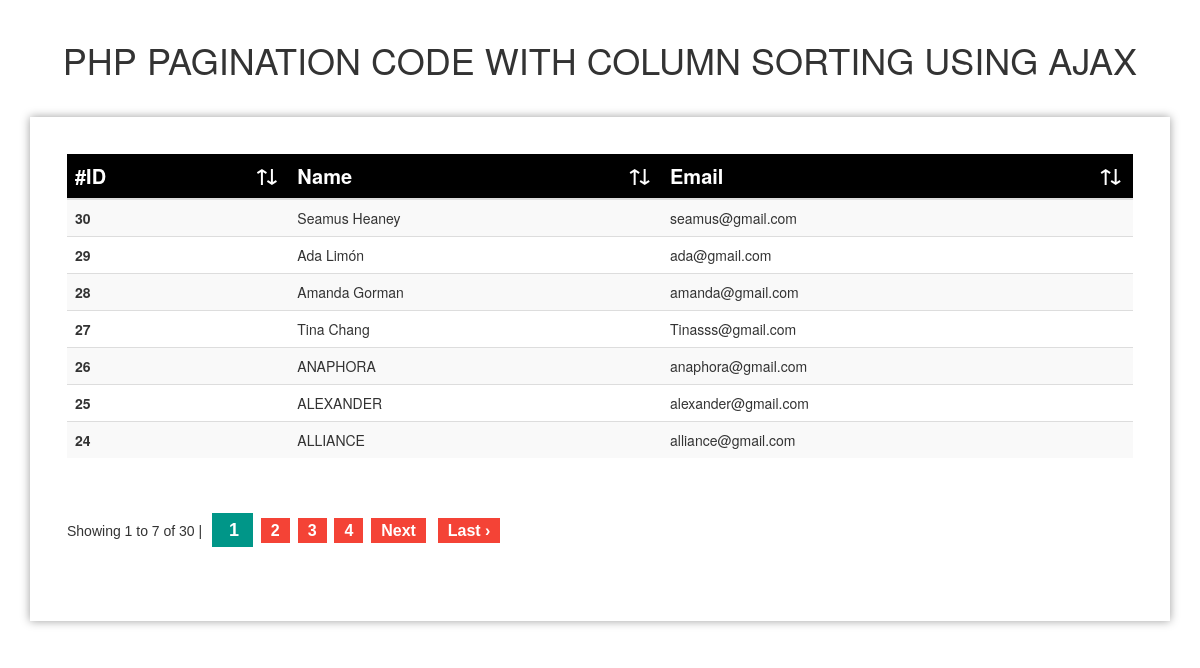
Screenshot of /ajax_pagination_with_column_sorting_php/index.php with the database file from the repository.
### tables this page shows
CREATE TABLE `register` (
  `id` int(255) NOT NULL,
  `name` varchar(255) NOT NULL,
  `email` varchar(255) NOT NULL
);

### ajax_pagination_with_column_sorting_php/index.php (the view, shortened to what this page needs)
<?php
include_once 'Pagination.php';
require_once 'dbConfig.php';
$limit = 7;
$query   = $db->query("SELECT COUNT(*) as rowNum FROM register");
$result  = $query->fetch_assoc();
$rowCount= $result['rowNum'];
$pagConfig = array(
    'totalRows' => $rowCount,
    'perPage' => $limit,
    'contentDiv' => 'dataContainer',
    'link_func' => 'columnSorting'
);
$pagination =  new Pagination($pagConfig);
$query = $db->query("SELECT * FROM register ORDER BY id DESC LIMIT $limit");
?>
<!DOCTYPE html>
<html lang="en-US">
<head>
<link rel="stylesheet" href="style.css">
<link rel="stylesheet" href="https://maxcdn.bootstrapcdn.com/bootstrap/3.4.1/css/bootstrap.min.css">
</head>
<body>
<div class="container">
    <h1>PHP Pagination Code with Column Sorting using AJAX</h1>
	<div class="datalist-wrapper">
		<div id="dataContainer">
			<table class="table table-striped sortable">
            <thead>
                <tr>
                    <th scope="col" class="sorting" coltype="id" colorder="">#ID</th>
                    <th scope="col" class="sorting" coltype="name" colorder=""> Name</th>
                    <th scope="col" class="sorting" coltype="email" colorder="">Email</th>
                </tr>
            </thead>
            <tbody>
                <?php
                if($query->num_rows > 0){
                    while($row = $query->fetch_assoc()){
                ?>
                    <tr>
                        <th scope="row"><?php echo $row["id"]; ?></th>
                        <td><?php echo $row["name"]; ?></td>
                        <td><?php echo $row["email"]; ?></td>
                    </tr>
                <?php
                    }
                }else{
                    echo '<tr><td colspan="6">No records found...</td></tr>';
                }
                ?>
            </tbody>
            </table>
            <?php echo $pagination->createLinks(); ?>
		</div>
	</div>
</div>
</body>
</html>

### ajax_pagination_with_column_sorting_php/Pagination.php (shortened to what this page needs)
<?php
class Pagination{
	var $baseURL		= '';
	var $totalRows  	= '';
	var $perPage	 	= 10;
	var $numLinks		=  3;
	var $currentPage	=  0;
	var $nextLink		= 'Next';
	var $lastLink		= 'Last &rsaquo;';
	var $fullTagOpen	= '<div class="pagination">';
	var $fullTagClose	= '</div>';
	var $lastTagOpen	= '&nbsp;';
	var $lastTagClose	= '';
	var $curTagOpen		= '&nbsp;<b>';
	var $curTagClose	= '</b>';
	var $nextTagOpen	= '&nbsp;';
	var $nextTagClose	= '&nbsp;';
	var $numTagOpen		= '&nbsp;';
	var $numTagClose	= '';
	var $anchorClass	= '';
	var $showCount      = true;
	var $contentDiv     = '';
	var $link_func      = '';
	function createLinks(){
		$numPages = ceil($this->totalRows / $this->perPage);
		$output = '';
		if ($this->showCount){
			$currentOffset = $this->currentPage;
			$info = 'Showing ' . ( $currentOffset + 1 ) . ' to ' ;
			if( ($currentOffset + $this->perPage) < $this->totalRows)
				$info .= $currentOffset + $this->perPage;
			else
				$info .= $this->totalRows;
				$info .= ' of ' . $this->totalRows . ' | ';
				$output .= $info;
		}
		$this->numLinks = (int)$this->numLinks;
		$this->currentPage = floor(($this->currentPage/$this->perPage) + 1);
		$start = (($this->currentPage - $this->numLinks) > 0) ? $this->currentPage - ($this->numLinks - 1) : 1;
		$end   = (($this->currentPage + $this->numLinks) < $numPages) ? $this->currentPage + $this->numLinks : $numPages;
		for ($loop = $start -1; $loop <= $end; $loop++){
			$i = ($loop * $this->perPage) - $this->perPage;
			if ($i >= 0){
				if ($this->currentPage == $loop){
					$output .= $this->curTagOpen.$loop.$this->curTagClose;
				}else{
					$n = ($i == 0) ? '' : $i;
					$output .= $this->numTagOpen
						. $this->getAJAXlink( $n, $loop )
						. $this->numTagClose;
				}
			}
		}
		if ($this->currentPage < $numPages){
			$output .= $this->nextTagOpen
				. $this->getAJAXlink( $this->currentPage * $this->perPage , $this->nextLink )
				. $this->nextTagClose;
		}
		if (($this->currentPage + $this->numLinks) < $numPages){
			$i = (($numPages * $this->perPage) - $this->perPage);
			$output .= $this->lastTagOpen . $this->getAJAXlink( $i, $this->lastLink ) . $this->lastTagClose;
		}
		$output = preg_replace("#([^:])//+#", "\\1/", $output);
		$output = $this->fullTagOpen.$output.$this->fullTagClose;
		return $output;
	}
	function getAJAXlink( $count, $text) {
		$pageCount = $count?$count:0;
		if(!empty($this->link_func)){
			$linkClick = 'onclick="'.$this->link_func.'('.$pageCount.')"';
		}else{
			$this->additionalParam = "{'page' : $pageCount}";
			$linkClick = "onclick=\"$.post('". $this->baseURL."', ". $this->additionalParam .", function(data){
					   $('#". $this->contentDiv . "').html(data); }); return false;\"";
		}
	    return "<a href=\"javascript:void(0);\" " . $this->anchorClass . "
				". $linkClick .">". $text .'</a>';
	}
}
?>

### ajax_pagination_with_column_sorting_php/style.css (style rules this page uses)
.container { padding: 20px; }
h1 { text-align: center; font-size: 2rem; color: #888888; text-transform: uppercase; font-family: monospace; font-weight: bold; }
thead { background-color: black; color: white; font-size: 20px; }
.table.sortable thead .sorting { position: relative; cursor: pointer; padding-right: 1.7em; }
.table.sortable thead .sorting:before { left: auto; right: 1em; content: "↑"; position: absolute; bottom: 0.5em; display: block; }
.table.sortable thead .sorting:after { left: auto; right: 0.5em; content: "↓"; position: absolute; bottom: 0.5em; display: block; }
.datalist-wrapper { position: relative; padding: 37px; box-shadow: 0px 0px 9px #9d9d9d; background-color: #ffffff; margin-top: 37px; }
.pagination { font-family: Verdana, sans-serif; padding:20px; margin:7px; display: block; text-align: center; }
.pagination a { margin: 2px; padding: 4px 10px 4px 10px; background-color: #f44336; text-decoration: none; font-size: 16px; font-weight: 600; color: #fff; transition: all .2s linear; }
.pagination b { margin: 2px; padding: 7px 14px 7px 17px; background-color: #009688; text-decoration: none; font-size: 18px; font-weight: 700; color: #fff; transition: all .2s linear; }

### rows the page displays
register: id "30", name "Seamus Heaney", email "seamus@gmail.com"
register: id "29", name "Ada Limón", email "ada@gmail.com"
register: id "28", name "Amanda Gorman", email "amanda@gmail.com"
register: id "27", name "Tina Chang", email "Tinasss@gmail.com"
register: id "26", name "ANAPHORA", email "anaphora@gmail.com"
register: id "25", name "ALEXANDER", email "alexander@gmail.com"
register: id "24", name "ALLIANCE", email "alliance@gmail.com"

### other values shown
$pagination->createLinks() "Showing 1 to 7 of 30 | 1"
$text "2 3 4 Next Last ›"
